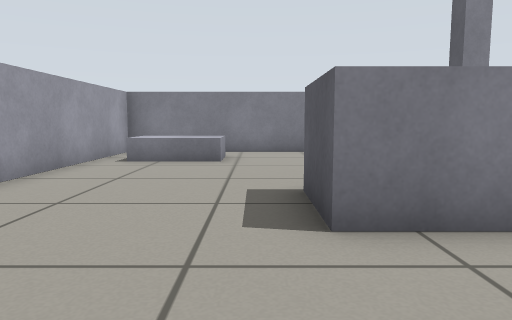
View 1 (above)

16 first-person views from a walk through a robot-simulator world made for Gazebo. The camera is 0.51 m above the floor, tilts 6° down and sees 70° across. The floor is counted in squares, 0.5 m on a side. Each view is taken from the middle of a square. On the plan, view 1 faces up. The plan holds only what a view shows up to about 13 squares ahead; the rest is blank.

View 2
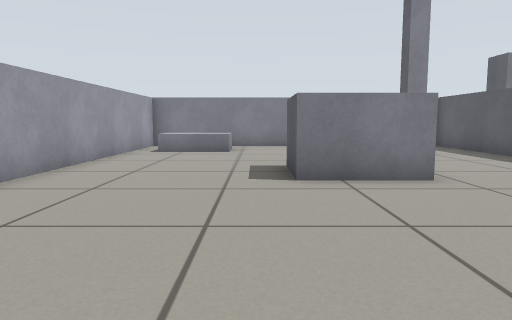

View 3
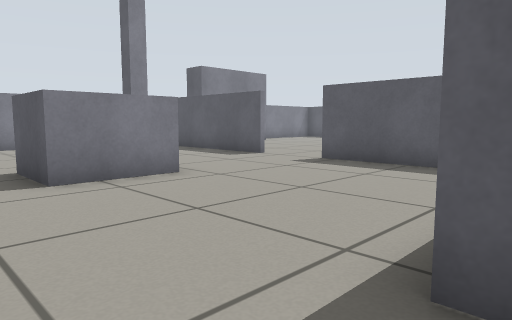

View 4
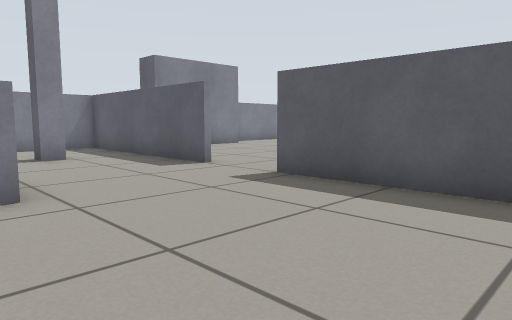

View 5
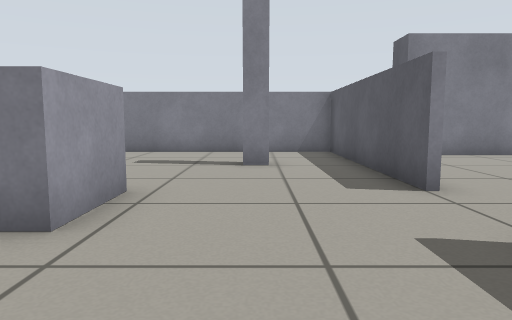

View 6
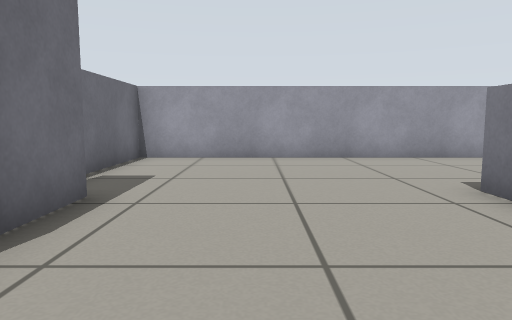

View 7
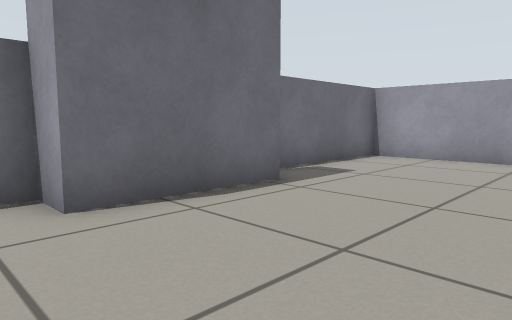

View 8
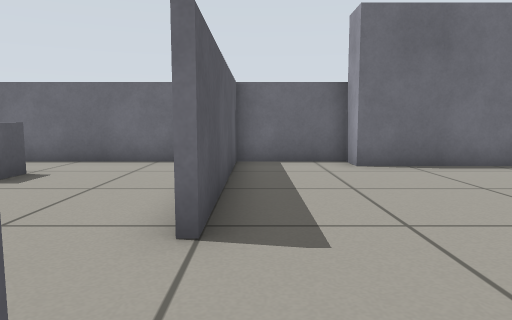

View 9
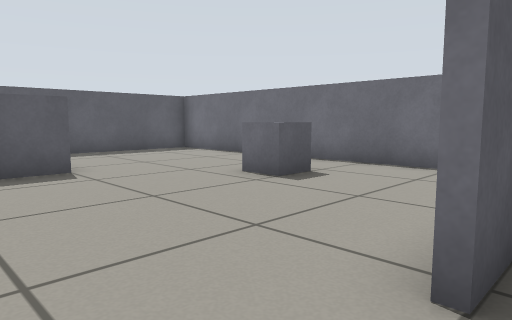

View 10
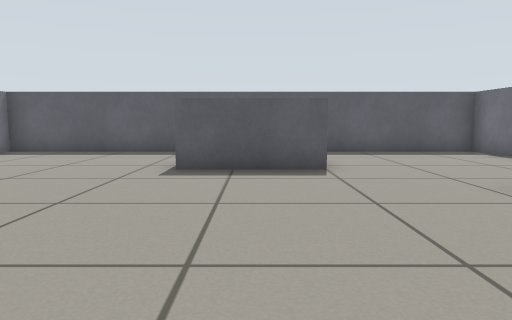

View 11
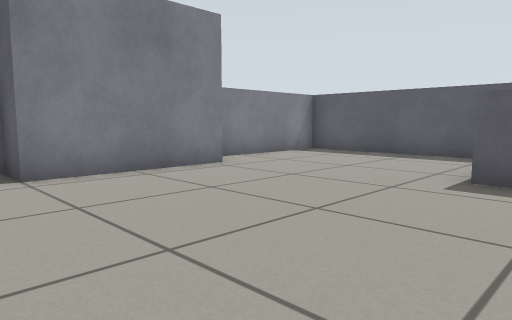

View 12
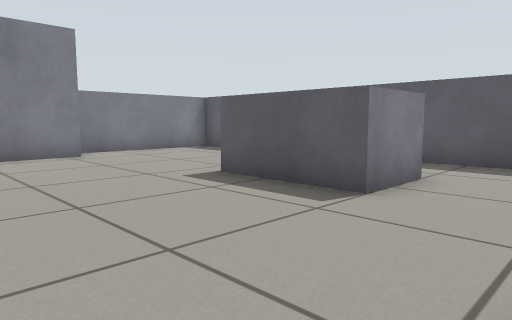

View 13
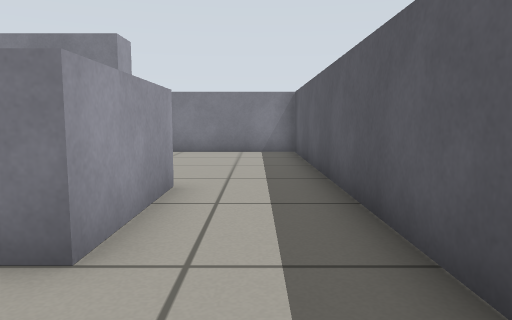

View 14
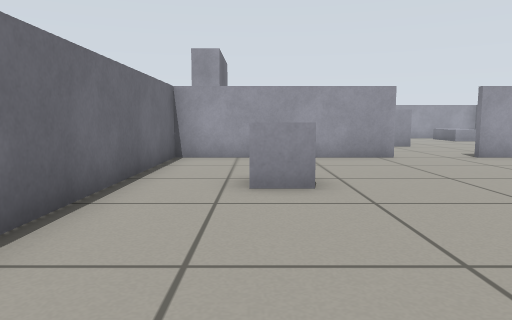

View 15
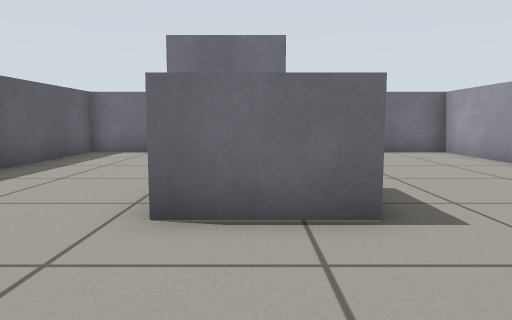

View 16
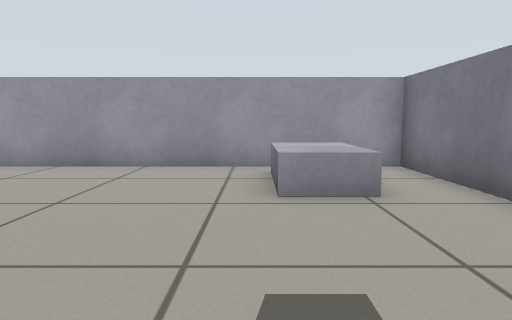

### Floor plan
Points are (right, up) in squares from view 1. A wall is a line through its corners. A room is listed if a view was taken in it or the views show most of it. See-through windows are left out.
Room 1 (views 1, 2, 3, 4, 5, 6, 7, 8, 9, 10, 11, 15, 16)
walls: (7.5, 5.2) (7.5, 12.3) (-4.3, 12.3) (-4.3, -3.3) (0, -3.3); (1.1, -2.8) (1.1, -2.3) (4.7, -2.3) (4.7, -3.3) (7.5, -3.3) (7.5, 3)
ways out: opening at (8, 4) to room 2
objects: grey box (-3, 10) to (-1, 10); grey box (1, 4) to (3, 5); pillar (5, 9)
Room 2 (views 12, 13, 14)
walls: (7.7, 3) (7.7, -3.3) (19.3, -3.3) (19.3, 12.3) (14.2, 12.3); (7.7, 6.2) (7.7, 5.2); (14, 11.1) (9.5, 11.1) (9.5, 12.4)
ways out: opening at (8, 4) to room 1
objects: grey box (12, -1) to (12, 0); grey box (15, 3) to (16, 5)

Where each view was taken, in squares from view 1:
view 1: 0 up, 0 right, facing up
view 2: 3 down, 0 right, facing up
view 3: 3 down, 1 left, facing up-right
view 4: 2 down, 2 right, facing up-right
view 5: 0 up, 5 right, facing up
view 6: 0 up, 6 right, facing left
view 7: 2 up, 6 right, facing down-left
view 8: 6 up, 7 right, facing down
view 9: 5 up, 7 right, facing down-right
view 10: 4 up, 7 right, facing right
view 11: 4 up, 8 right, facing up-right
view 12: 0 up, 10 right, facing up-right
view 13: 0 up, 18 right, facing up
view 14: 1 down, 18 right, facing left
view 15: 9 up, 2 right, facing down
view 16: 9 up, 4 right, facing left
